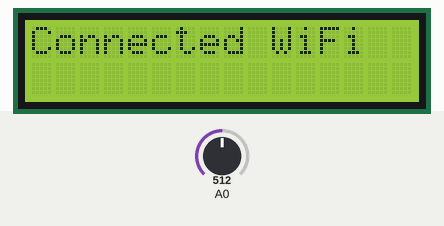
Recording of a program running on a simulated ESP8266 (Wemos D1 mini). Parts: 16×2 character LCD. Inputs (shaded band) come from the test bench; at power-on: A0 = 512. WiFi joins after 1.5 s; servers stay silent unless stated; what the program prints to the serial monitor is not drawn.

Above: at 1.6 s.
4.8 s: A0 set to 487
At 6.0 s:
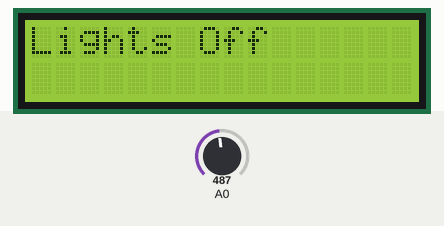
6.3 s: A0 set to 204
7.8 s: A0 set to 178
At 8.6 s:
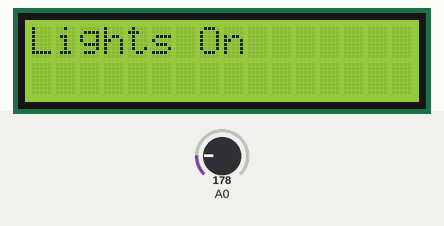
Timing chart, 0 to 10.8 s (numbered marks = the images above; inputs shaded):
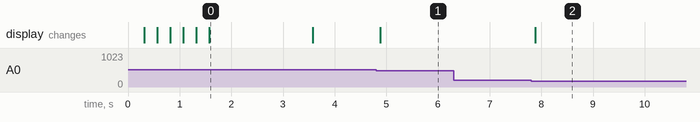

Measured:
- the behaviour switches between 500 and 499 on A0 (found by bisection; images 0 and 1)
- the behaviour switches between 195 and 194 on A0 (found by bisection; images 1 and 2)
- after the input at 4.8 s, the display: changes after 0.08 s (image 1)
- after the input at 6.3 s, every drawn part: stays the same
- after the input at 7.8 s, the display: changes after 0.09 s (image 2)
- what the display in image 0 shows lasts 2.0 s, from 1.6 s to 3.6 s

The program:

main.cpp
```cpp
/*
 * This is a program to take inputs from buttons on and off to control smart lights in my room via ifttt and show the current status of lights in the room on the lcd display
 *
 */


#include <Arduino.h>

#include <ESP8266WiFi.h>


#define WIFI_SSID         "Adisap"
#define WIFI_PASS         "R0ckstars"

#include <LiquidCrystal.h>
#define D0 3 // GPIO3 maps to Arduino D0
#define D1 1 // GPIO1 maps to Arduino D1
#define D2 16 // GPIO16 maps to Arduino D2
#define D3 5 // GPIO5 maps to Arduino D3
#define D4 4 // GPIO4 maps to Arduino D4
#define D5 14 // GPIO14 maps to Arduino D5
#define D6 12 // GPIO12 maps to Arduino D6
#define D7 13 // GPIO13 maps to Arduino D7
#define D8 0 // GPIO0 maps to Arduino D8
#define D9 2 // GPIO2 maps to Arduino D9
#define D10 15 // GPIO15 maps to Arduino D10
#define APP_SECRET        "9c8bf099-4319-4741-9c54-4501ce2df9d8-80fa0a0d-b530-49f4-a56d-67b4725fd8a6"   // Should look like "5f36xxxx-x3x7-4x3x-xexe-e86724a9xxxx-4c4axxxx-3x3x-x5xe-x9x3-333d65xxxxxx"
#define MOTIONSENSOR_ID   "65c3261accc93539a134c2c1"    // Should look like "5dc1564130xxxxxxxxxxxxxx"
#define BAUD_RATE         115200                // Change baudrate to your need
#define APP_KEY          "b45e2197-0e03-4691-85d8-623051198f55"
//button up is on pin 1 which is for on
//button down in on 2 which is for off
int buttonvalue;
#include "SinricPro.h"
#include "SinricProMotionsensor.h"
#define btnRIGHT  0
#define btnUP     1
#define btnDOWN   2
#define btnLEFT   3
#define btnSELECT 4
#define btnNONE   5
int adc_key_in = 0;
bool lastMotionState = false;
unsigned long lastChange = 0;
int onoroff;
LiquidCrystal lcd(D8,D9,D4,D5,D6,D7);
int but()
{
    int adc_key_in = analogRead(0);      // read the value from the sensor
    // my buttons when read are centered at these valies: 0, 144, 329, 504, 741
    // we add approx 50 to those values and check to see if we are close
    if (adc_key_in > 1500) return btnNONE; // We make this the 1st option for speed reasons since it will be the most likely result
    if (adc_key_in < 50)   return btnRIGHT;
    if (adc_key_in < 195)  return btnUP;
    if (adc_key_in < 500)  return btnDOWN;
    if (adc_key_in < 700)  return btnLEFT;
    //return nothing when nothing is pressed
    return btnNONE;  // when all others fail, return this...
}
void setupWiFi() {
    Serial.printf("\r\n[Wifi]: Connecting");
    lcd.print("Connecting WiFi");


    WiFi.setSleepMode(WIFI_NONE_SLEEP);
    WiFi.setAutoReconnect(true);


    WiFi.begin(WIFI_SSID, WIFI_PASS);
    lcd.setCursor(0,1);
    while (WiFi.status() != WL_CONNECTED) {
        Serial.printf(".");
        lcd.print(".");
        delay(250);
    }
    IPAddress localIP = WiFi.localIP();
    Serial.printf("connected!\r\n[WiFi]: IP-Address is %d.%d.%d.%d\r\n", localIP[0], localIP[1], localIP[2], localIP[3]);
    lcd.clear();
    lcd.print("Connected WiFi");
    delay(2000);
    lcd.clear();
}
void motion() {
    if (buttonvalue == 1) {
        onoroff = 1;
    }
    else if (buttonvalue == 2) {
        onoroff = 0;
    }
}
void handleMotionsensor() {
    unsigned long actualMillis = millis();
    if (actualMillis - lastChange < 250) return;          // debounce motionsensor state transitions (same as debouncing a pushbutton)

    bool actualMotionState = onoroff;   // read actual state of motion sensor

    if (actualMotionState != lastMotionState) {         // if state has changed
        Serial.printf("Motion %s\r\n", actualMotionState?"detected":"not detected");
        lastMotionState = actualMotionState;              // update last known state
        lastChange = actualMillis;                        // update debounce time
        SinricProMotionsensor &myMotionsensor = SinricPro[MOTIONSENSOR_ID]; // get motion sensor device
        bool success = myMotionsensor.sendMotionEvent(actualMotionState);
        if(!success) {
            Serial.printf("Something went wrong...could not send Event to server!\r\n");
        }
    }
}

void setupSinricPro() {
    // add doorbell device to SinricPro
    SinricProMotionsensor& myMotionsensor = SinricPro[MOTIONSENSOR_ID];
    // setup SinricPro
    SinricPro.onConnected([](){ Serial.printf("Connected to SinricPro\r\n"); lcd.clear(); lcd.print("Connected Sinric"); delay(2000); lcd.clear();});
    SinricPro.onDisconnected([](){ Serial.printf("Disconnected from SinricPro\r\n"); lcd.clear(); lcd.print("Disconnected"); lcd.clear(); lcd.print("RESET"); lcd.setCursor(0,1); lcd.print("DEVICE"); });
    SinricPro.begin(APP_KEY, APP_SECRET);
}

void setup() {
// write your initialization code here
Serial.begin(9600);
    lcd.begin(16, 2);
    setupWiFi();

    setupSinricPro();

}

void loop() {
    // write your code here
    buttonvalue = but();
    if (buttonvalue == 1) {
        lcd.clear();
        lcd.print("Lights On");
        onoroff = 1;
    }
    else if (buttonvalue == 2) {
        lcd.clear();
        lcd.print("Lights Off");
        onoroff = 0;
    }
    handleMotionsensor();
    SinricPro.handle();


    delay(100);

}
```
